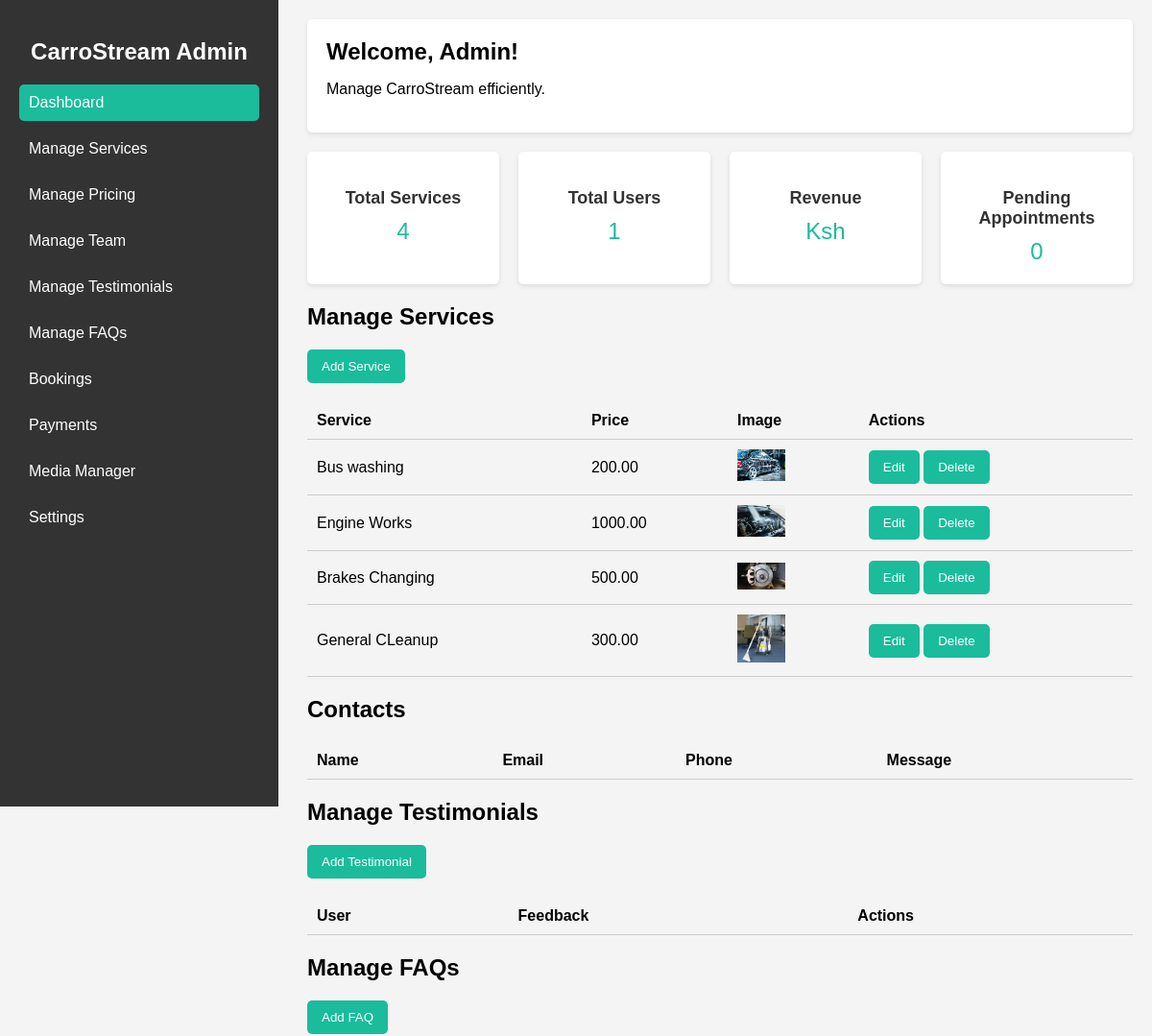
/dashboard/siteadmin (upper part), run on an earlier commit of the app's database.
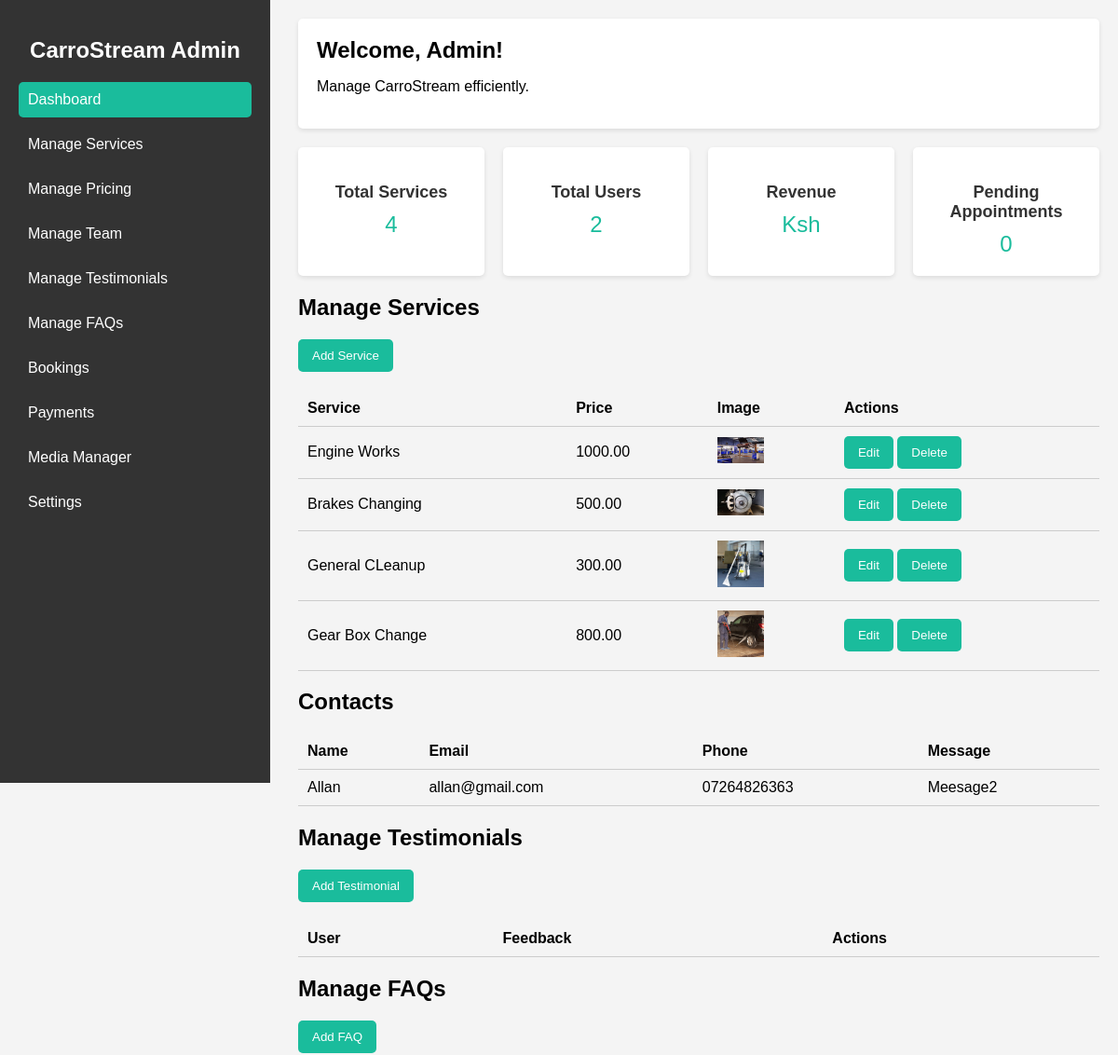
And on a later commit of the database.
### services/models.py (models this page shows, shortened)
class Service(models.Model):
    title = models.CharField(max_length=200)
    slug = models.SlugField(unique=True, blank=True)
    description = models.TextField()
    price = models.DecimalField(max_digits=10, decimal_places=2)
    image = models.ImageField(upload_to='services/')
    created_at = models.DateTimeField(auto_now_add=True)  # Automatically set when a service is created
    updated_at = models.DateTimeField(auto_now=True)  # Automatically update when the service is modified

### contact/models.py (models this page shows, shortened)
class ContactMessage(models.Model):
    name = models.CharField(max_length=100)
    email = models.EmailField()
    phone = models.CharField(max_length=15, blank=True, null=True)
    message = models.TextField()
    created_at = models.DateTimeField(auto_now_add=True)

### dashboard/views.py (the view)
# urls.py: path('siteadmin', views.siteadmin_dashboard, name="siteadmin"),
def siteadmin_dashboard(request):
    total_services = Service.objects.count()  # Count of all services
    total_users = get_user_model().objects.count()  # Total users
    pending_bookings = Booking.objects.filter(status='Pending').count()  # Count of pending bookings
    services = Service.objects.all()  # All services
    users = get_user_model().objects.all()  # All users
    contacts = ContactMessage.objects.all()  # Fetch all contact messages
    bookings = Booking.objects.all().select_related('user', 'service')
    bookings = Booking.objects.all()
    context = {
        'total_bookings': pending_bookings,
        'pending_bookings': pending_bookings,
        'total_services': total_services,
        'total_users': total_users,
        'services': services,
        'users': users,
        'contacts': contacts,  # Add contacts to context
        'bookings': bookings,
    }
    return render(request, 'dashboard/siteadmin_dashboard.html', context)

### templates/dashboard/siteadmin_dashboard.html (shortened to what this page needs)
{% load static %}
<!DOCTYPE html>
<html lang="en">
<head>
    {% block css %}
    <link rel="stylesheet" href="{% static 'dashboard/css/siteadmin_dashboard.css' %}">
    {% endblock %}
</head>
<body>
    <div class="admin-dashboard">
        <aside class="sidebar">
            <h2>CarroStream Admin</h2>
            <nav>
                <ul>
                    <li><a href="#" class="active">Dashboard</a></li>
                    <li><a href="#">Manage Services</a></li>
                    <li><a href="#">Manage Pricing</a></li>
                    <li><a href="#">Manage Team</a></li>
                    <li><a href="#">Manage Testimonials</a></li>
                    <li><a href="#">Manage FAQs</a></li>
                    <li><a href="#">Bookings</a></li>
                    <li><a href="#">Payments</a></li>
                    <li><a href="#">Media Manager</a></li>
                    <li><a href="#">Settings</a></li>
                </ul>
            </nav>
        </aside>
        <main class="main-content">
            <header>
                <h1>Welcome, Admin!</h1>
                <p>Manage CarroStream efficiently.</p>
            </header>
            <section class="content">
                <div class="cards">
                    <div class="card">
                        <h3>Total Services</h3>
                        <p>{{ total_services }}</p>
                    </div>
                    <div class="card">
                        <h3>Total Users</h3>
                        <p>{{ total_users }}</p>
                    </div>
                    <div class="card">
                        <h3>Revenue</h3>
                        <p>Ksh {{ total_revenue }}</p>
                    </div>
                    <div class="card">
                        <h3>Pending Appointments</h3>
                        <p>{{ pending_bookings }}</p>
                    </div>
                </div>
            </section>
<div id="dynamic-section">
    <h2>Manage Services</h2>
    <button id="add-service-btn">Add Service</button>
    <table id="services-table">
        <thead>
            <tr>
                <th>Service</th>
                <th>Price</th>
                <th>Image</th>
                <th>Actions</th>
            </tr>
        </thead>
        <tbody>
            {% for service in services %}
            <tr id="service-{{ service.id }}">
                <td>{{ service.title }}</td>
                <td>{{ service.price }}</td>
                <td>
                    {% if service.image %}
                        <img src="{{ service.image.url }}" alt="Service Image" width="50">
                    {% else %}
                        <img src="{% static 'dashboard/img/placeholder.png' %}" alt="No image" width="50">
                    {% endif %}
                </td>
                <td>
                    <button onclick="editService('{{ service.id }}')">Edit</button>
                    <button onclick="deleteService('{{ service.id }}')">Delete</button>
                </td>
            </tr>
            {% endfor %}
        </tbody>
    </table>
</div>
<div id="dynamic-section">
    <h2>Contacts</h2>
<table id="contacts-table">
    <thead>
        <tr>
            <th>Name</th>
            <th>Email</th>
            <th>Phone</th>
            <th>Message</th>
        </tr>
    </thead>
    <tbody>
        {% for contact in contacts %}
        <tr id="contact-{{ contact.id }}">
            <td>{{ contact.name }}</td>
            <td>{{ contact.email }}</td>
            <td>{{ contact.phone }}</td>
            <td>{{ contact.message }}</td>
        </tr>
        {% endfor %}
    </tbody>
</table>
</div>
<div id="dynamic-section">
    <h2>Manage Testimonials</h2>
    <button id="add-testimonial-btn">Add Testimonial</button>
    <table id="testimonials-table">
        <thead>
            <tr>
                <th>User</th>
                <th>Feedback</th>
                <th>Actions</th>
            </tr>
        </thead>
    </table>
</div>
<div id="dynamic-section">
    <h2>Manage FAQs</h2>
    <button id="add-faq-btn">Add FAQ</button>
</div>
        </main>
    </div>
</body>
</html>

What changed in the data, as far as the page shows it:
removed Service: title "Bus washing", price "200.00", image (picture)
changed Service "Engine Works": image: a different picture
added Service: title "Gear Box Change", price "800.00", image (picture)
added ContactMessage: name "Allan", email "allan@gmail.com", phone "07264826363", message "Meesage2"
Also different on the page:
{{ total_users }}: "1" → "2"
